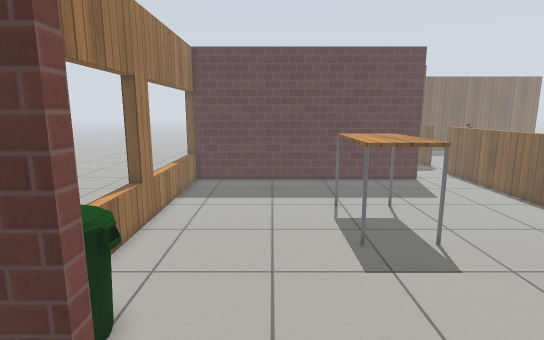
View 1 (above)

17 first-person views from a walk through a robot-simulator world made for Gazebo. The camera is 1.3 m above the floor, tilts 10° down and sees 80° across. The floor is counted in squares, 0.25 m on a side. Each view is taken from the middle of a square. On the plan, view 1 faces up. The plan holds only what a view shows up to about 20 squares ahead; the rest is blank. The place goes on beyond the plan. Simple patterns stand in for the simulator's built-in surfaces.

View 2
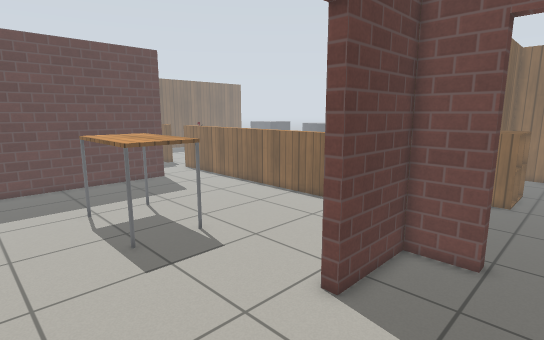

View 3
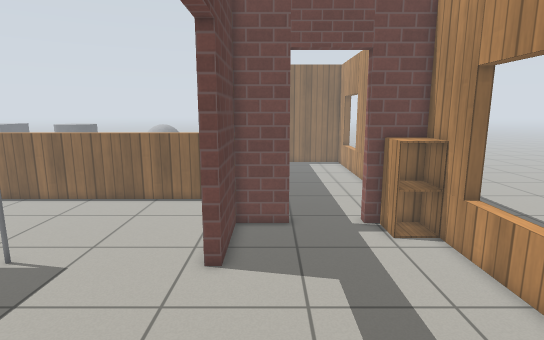

View 4
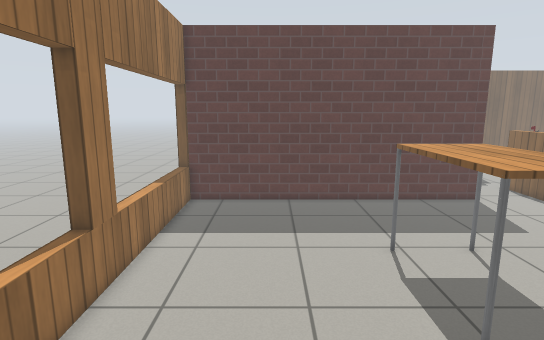

View 5
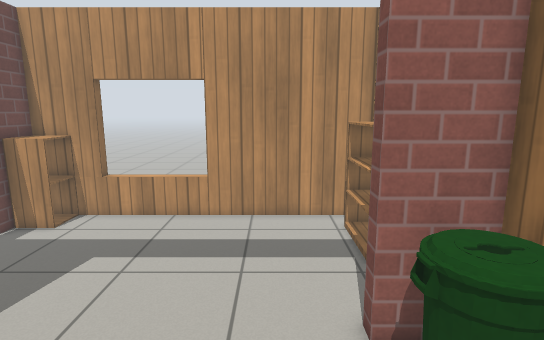

View 6
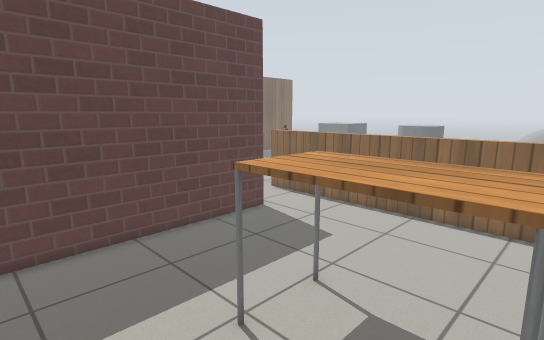

View 7
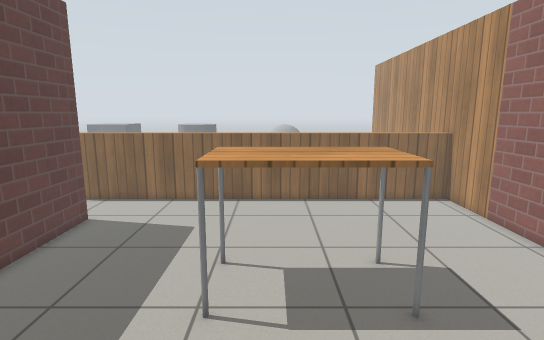

View 8
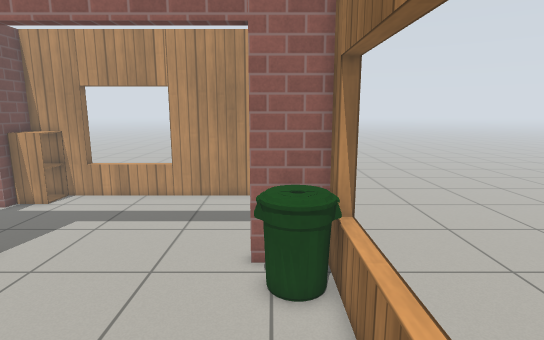

View 9
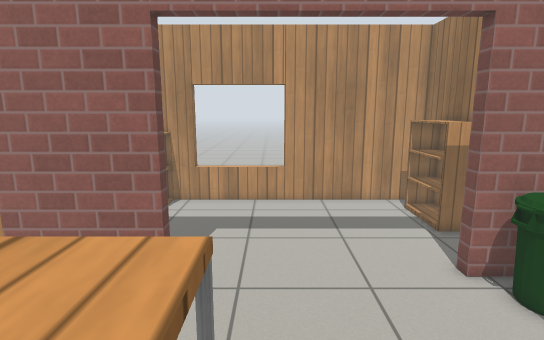

View 10
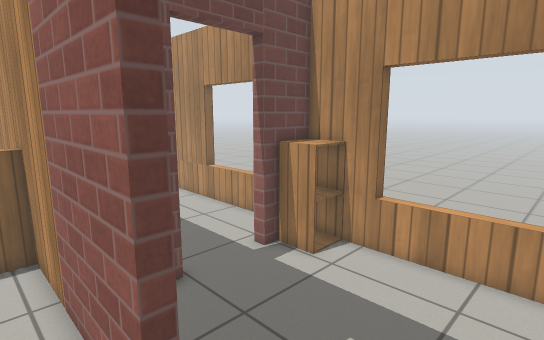

View 11
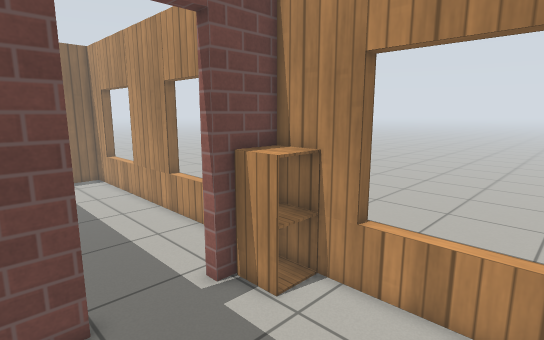

View 12
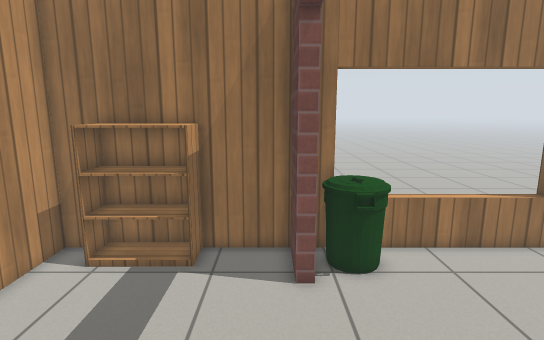

View 13
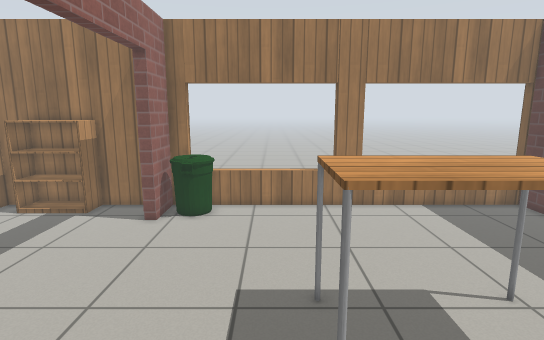

View 14
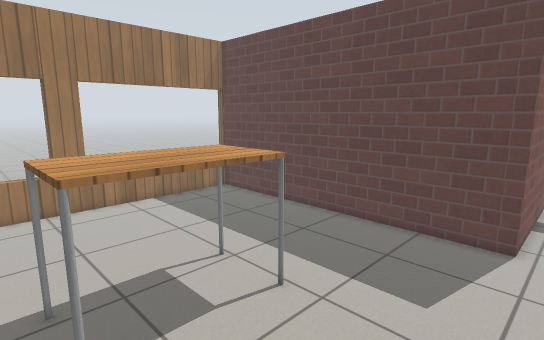

View 15
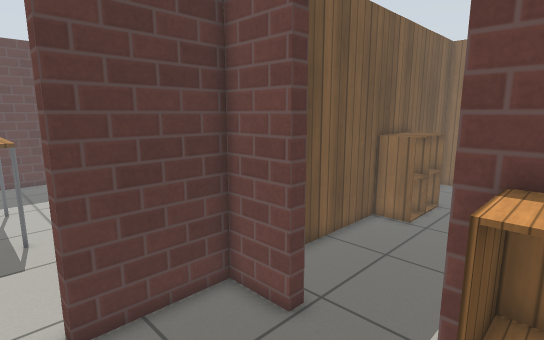

View 16
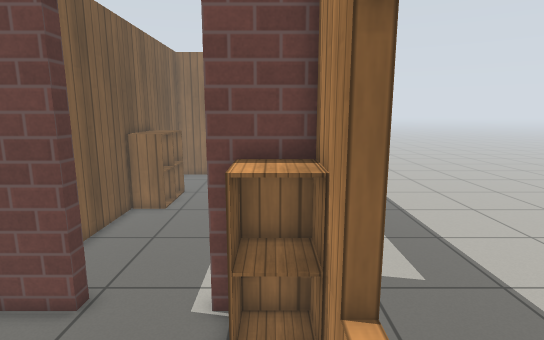

View 17
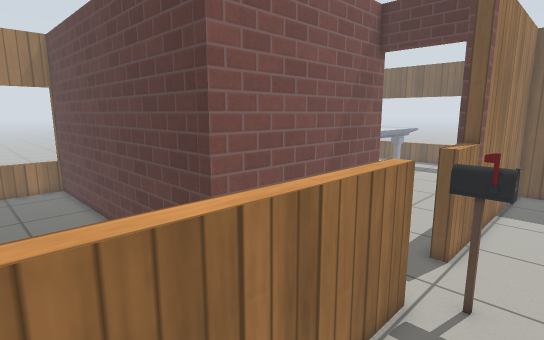

### Floor plan
Ten units are one square. View 1 is at (0, 0); x grows to the right and y downward. Boxes are objects, and circles mark ways between rooms. Rooms are numbered by the first view taken in them; rooms with no view inside come last. Other rooms are left out.
<svg viewBox="-71 -360 281 410">
<path fill="none" stroke="#000" d="M-33 -47 -60 -47 -60 41 108 41 108 14M108 -22 108 -47 64 -47M64 -53 156 -53M-60 -252 -60 -53 -33 -53M114 -352 114 -251 -66 -251M152 -52 152 -274M158 -319 151 -319M158 -355 158 -319M156 -53 205 -53M158 -284 158 -200"/>
<rect x="-55" y="-15" width="20" height="40" fill="#bbb"><title>other object</title></rect>
<rect x="85" y="15" width="20" height="30" fill="#bbb"><title>other object</title></rect>
<rect x="-55" y="-85" width="30" height="30" fill="#bbb"><title>other object</title></rect>
<rect x="35" y="-185" width="40" height="70" fill="#bbb"><title>other object</title></rect>
<rect x="165" y="-295" width="20" height="10" fill="#bbb"><title>other object</title></rect>
<circle cx="15" cy="-50" r="3" fill="#2a7"/>
<circle cx="155" cy="-300" r="3" fill="#2a7"/>
<text x="30" y="0">1</text>
<text x="50" y="-160">2</text>
<text x="180" y="-210">3</text>
</svg>
Room 1 opens to room 2. Room 2 opens to room 3.

Where each view was taken, in squares from view 1:
view 1: 0 up, 0 right, facing up
view 2: 0 up, 1 left, facing up-right
view 3: 3 up, 4 left, facing right
view 4: 6 up, 1 left, facing up
view 5: 12 up, 1 left, facing down
view 6: 12 up, 1 left, facing up-right
view 7: 16 up, 4 left, facing right
view 8: 16 up, 4 left, facing down
view 9: 15 up, 3 right, facing down
view 10: 7 up, 2 right, facing down-right
view 11: 4 up, 3 right, facing down-right
view 12: 4 up, 6 right, facing left
view 13: 11 up, 12 right, facing left
view 14: 11 up, 13 right, facing up-left
view 15: 3 down, 5 right, facing up-right
view 16: 3 down, 3 right, facing right
view 17: 20 up, 19 right, facing up-left
